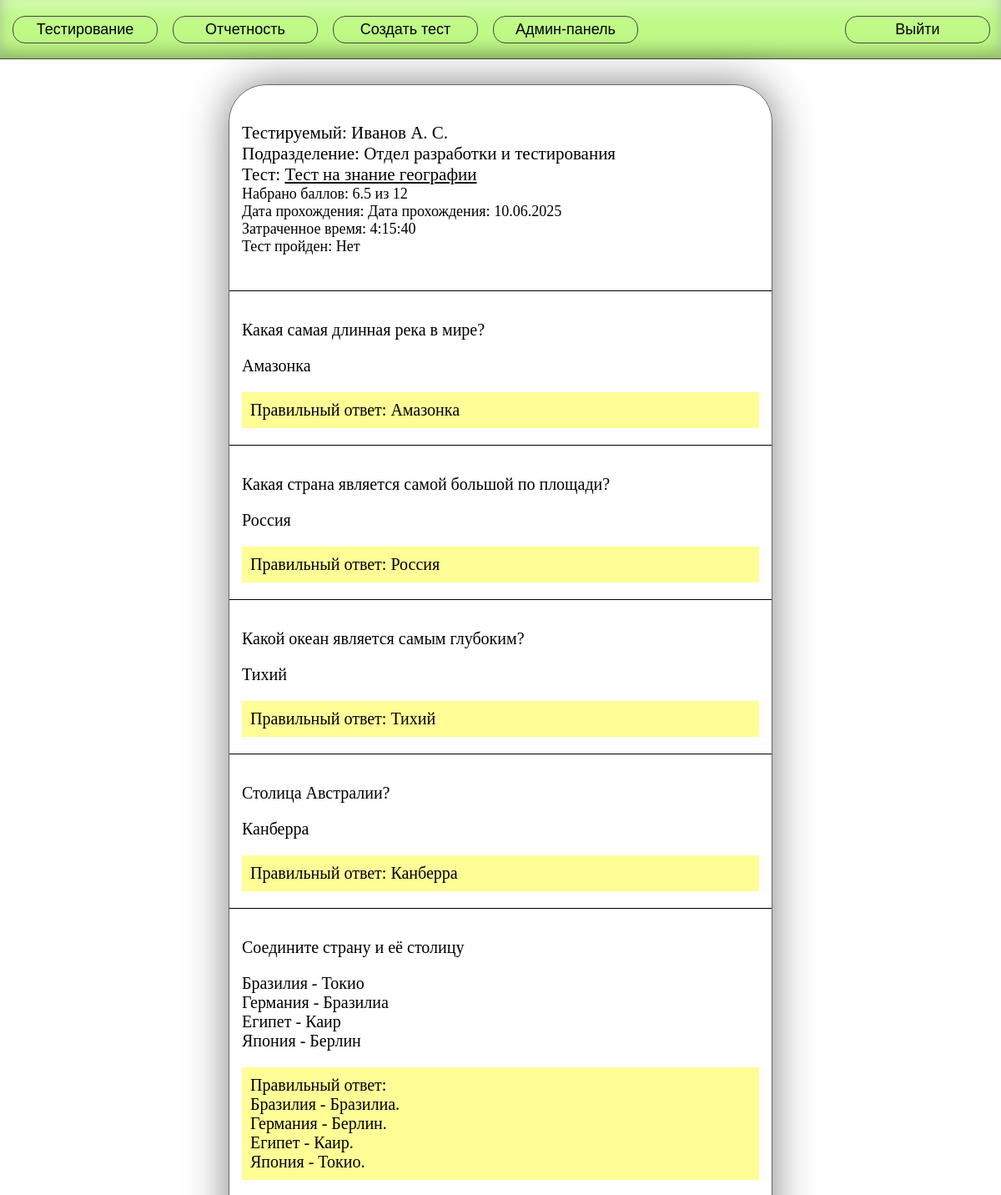
Page /testing/21/results/35 (signed in, upper part) on the committed database.
### main/models.py (models this page shows, shortened)
class UserAnswer(models.Model):
    result = models.ForeignKey(Result, on_delete=models.CASCADE)
    question = models.ForeignKey(Question, on_delete=models.CASCADE)
    simple_answer = models.CharField(max_length=255, null=True)
    left_part = models.CharField(max_length=255, null=True)
    right_part = models.CharField(max_length=255, null=True)

class Result(models.Model):
    test = models.ForeignKey(Test, on_delete=models.CASCADE)
    worker = models.ForeignKey(Worker, on_delete=models.CASCADE)
    result = models.FloatField(null=True)
    is_passed = models.BooleanField(null=True, default=False)
    start_date = models.DateTimeField(null=False)
    finish_date = models.DateTimeField(null=True)

class Worker(models.Model):
    worker_roles = [
        ('admin', 'Администратор'),
        ('curator', 'Куратор'),
        ('worker', 'Сотрудник'),
    ]
    user = models.OneToOneField(User, on_delete=models.CASCADE)
    role = models.CharField(choices=worker_roles)
    departament = models.ForeignKey(Departament, on_delete=models.CASCADE)
    job_title = models.CharField(max_length=255, null=True)
    full_name = models.CharField(max_length=255, null=False)

class Departament(models.Model):
    departament_name = models.CharField(max_length=255, null=False)
    def __str__(self):
        return f'{self.departament_name}'

class Test(models.Model):
    test_name = models.CharField(max_length=255, null=False)
    test_description = models.CharField(max_length=1000, null=True, blank=True,
                                        default='Описание отсутствует')
    curator = models.ForeignKey(Worker, on_delete=models.CASCADE)
    max_tries = models.IntegerField(null=True, default=2)
    questions_per_attempt = models.IntegerField(null=True, default=10)
    time_limit = models.IntegerField(null=True, default=20)
    percentage_to_pass = models.IntegerField(null=True, default=80)

class Question(models.Model):
    question_types = [
        ('choose_one', 'Выбрать правильный'),
        ('pairs', 'На соответствие'),
        ('open_answer', 'Открытый вопрос'),
    ]
    test = models.ForeignKey(Test, on_delete=models.CASCADE)
    question_type = models.CharField(choices=question_types)
    question_text = models.CharField(max_length=1000, null=False)

class AnswerVariant(models.Model):
    question = models.ForeignKey(Question, on_delete=models.CASCADE)
    answer_text = models.CharField(max_length=255, null=False)
    is_correct = models.BooleanField(null=True)

class AnswerPair(models.Model):
    question = models.ForeignKey(Question, on_delete=models.CASCADE)
    left_part = models.CharField(max_length=255, null=False)
    right_part = models.CharField(max_length=255, null=False)

### main/views.py (the view, shortened to what this page needs)
# urls.py: path('testing/<int:test_id>/results/<int:result_id>', test_result, name='test_result'),
@login_required(login_url='login')
def test_result(request, test_id, result_id):
    test_score = 0
    max_score = 0
    worker = Worker.objects.get(user=request.user)
    test = Test.objects.get(id=test_id)
    user_results = Result.objects.filter(worker=worker, test=test)
    if not user_results.exists():
        return render(request, '403.html', {'messages': ['Вы не участвуете в данном тестировании']})
    curator = test.curator
    current_result = Result.objects.get(id=result_id)
    attempt_questions = AttemptQuestion.objects.filter(result=current_result).values_list('question', flat=True)
    test_questions = Question.objects.filter(id__in=attempt_questions, test__id=test_id)
    if not test_questions.exists():  # old tests compatibility
        test_questions = Question.objects.filter(test=test)
    variants = AnswerVariant.objects.filter(question__test=test, is_correct=True)
    pairs = AnswerPair.objects.filter(question__test=test).order_by('left_part')
    open_answer = AnswerOpen.objects.filter(question__test=test)
    test_questions = test_questions.prefetch_related(
        Prefetch('answervariant_set', queryset=variants, to_attr='variants')
    )
    test_questions = test_questions.prefetch_related(
        Prefetch('answerpair_set', queryset=pairs, to_attr='pairs')
    )
    test_questions = test_questions.prefetch_related(
        Prefetch('answeropen_set', queryset=open_answer, to_attr='open_answer')
    )
    user_answers = UserAnswer.objects.filter(question__test=test, result=current_result)
    user_answers = user_answers.order_by('left_part')
    for question in test_questions:
        max_score += 1
        question_type = get_question_type(question)
        answers_to_question = user_answers.filter(question=question)
        for answer in answers_to_question:
            if question_type == 'variants':
                if answer.simple_answer == question.variants[0].answer_text:
                    test_score += 1
            elif question_type == 'pairs':
                for pair in question.pairs:
                    if pair.left_part == answer.left_part:
                        if pair.right_part == answer.right_part:
                            test_score += round(1 / len(question.pairs), 2)
            elif question_type == 'open':
                if answer.simple_answer.lower() == question.open_answer[0].correct_answer.lower():
                    test_score += 1
    test_score = int(test_score) if round(test_score, 5) == int(test_score) else round(test_score, 5)
    current_result.result = test_score
    test_is_passed = True if (test_score / max_score * 100) >= test.percentage_to_pass else False
    if test_is_passed:
        current_result.is_passed = True
        current_result.save()
    current_result.save()
    time_spent = current_result.finish_date - current_result.start_date
    return render(request, 'test_result.html', {
        'result': current_result,
        'test': test,
        'time_spent': f'{time_spent.seconds//3600}:{time_spent.seconds//60%60}:{time_spent.seconds%60}',
        'score': test_score,
        'max_score': max_score,
        'questions': test_questions,
        'user_answers': user_answers,
    })

### main/views.py (called while the page is built)
def get_question_type(question):
    if question.question_type == 'choose_one':
        return 'variants'
    if question.question_type == 'pairs':
        return 'pairs'
    if question.question_type == 'open_answer':
        return 'open'

### templates/test_result.html (shortened to what this page needs)
{% extends 'header.html' %}
{% load static %}
{% block styles %}
    <link href="{% static '/css/test_result.css' %}" rel="stylesheet">
{% endblock styles %}
{% block body %}
<div class="test-result-content">
    <div class="result-wrapper">
        <div class="result-summary">
            <span class="worker">Тестируемый: {{ user_answers.0.result.worker.full_name }}</span><br>
            <span class="departament">Подразделение: {{ user_answers.0.result.worker.departament }}</span><br>
            <span class="test">Тест: <a href="/testing/{{ test.id }}">{{ test.test_name }}</a></span><br>
            <span>Набрано баллов: {{ score }} из {{ max_score }}</span><br>
            <span>Дата прохождения: Дата прохождения: {{ result.finish_date|date:"d.m.Y" }}</span><br>
                <span>Затраченное время: {{ time_spent }}</span><br>
            <span>Тест пройден: {% if result.is_passed %}Да{% else %}Нет{% endif %}</span><br>
            <br><br>
        </div>
        <div class="answers-container">
            {% for question in questions %}
                <div class="question-wrapper">
                    <p class="question_text">{{ question.question_text }}</p>
                    {% for answer in user_answers %}
                        {% if answer.question == question %}
                            {% if answer.question.question_type == 'choose_one' %}
                                <p class="user-answer">{{ answer.simple_answer }}</p>
                            {% elif answer.question.question_type == 'pairs' %}
                                <p class="pair">{{ answer.left_part }} - {{ answer.right_part }}</p>
                            {% elif answer.question.question_type == 'open_answer' %}
                                <p class="user-answer">{{ answer.simple_answer }}</p>
                            {% endif %}
                        {% endif %}
                    {% endfor %}
                    {% if question.question_type == 'choose_one' %}
                        <p class="correct-answer">
                                    Правильный ответ: {{ question.variants.0.answer_text }}</p>
                    {% elif question.question_type == 'pairs' %}
                        <p class="correct-answer">
                            Правильный ответ:<br>
                            {% for pair in question.pairs %}
                                    {{ pair.left_part }} - {{ pair.right_part }}.<br>
                            {% endfor %}
                        </p>
                    {% elif question.question_type == 'open_answer' %}
                        <p class="correct-answer">
                                    Правильный ответ: {{ question.open_answer.0.correct_answer }}</p>
                    {% endif %}
                </div>
            {% endfor %}
        </div>
    </div>
</div>
{% endblock %}

### static/css/header.css (style rules this page uses)
body { background: white; margin: 0; }

### static/css/test_result.css (style rules this page uses)
a { text-decoration: underline; color: black; }

### rows in the picture
UserAnswer: result.full_name "Иванов А. С.", result.departament_name "Отдел разработки и тестирования", simple_answer "Амазонка"
Test: test_name "Тест на знание географии"
Result: result "6.5", finish_date "10.06.2025"
Question: question_text "Какая самая длинная река в мире?", variants.0.answer_text "Амазонка"
Question: question_text "Какая страна является самой большой по площади?", variants.0.answer_text "Россия"
UserAnswer: simple_answer "Россия"
Question: question_text "Какой океан является самым глубоким?", variants.0.answer_text "Тихий"
UserAnswer: simple_answer "Тихий"
Question: question_text "Столица Австралии?", variants.0.answer_text "Канберра"
UserAnswer: simple_answer "Канберра"
Question: question_text "Соедините страну и её столицу"
UserAnswer: left_part "Бразилия", right_part "Токио"
UserAnswer: left_part "Германия", right_part "Бразилиа"
UserAnswer: left_part "Египет", right_part "Каир"
UserAnswer: left_part "Япония", right_part "Берлин"
AnswerPair: left_part "Бразилия", right_part "Бразилиа"
AnswerPair: left_part "Германия", right_part "Берлин"
AnswerPair: left_part "Египет", right_part "Каир"
AnswerPair: left_part "Япония", right_part "Токио"

### other values in the picture
{{ max_score }} "12"
{{ time_spent }} "4:15:40"
